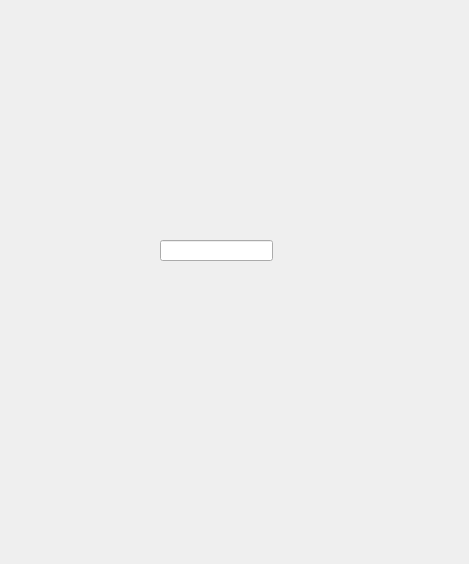
<?xml version="1.0" encoding="UTF-8"?>
<ui version="4.0">
 <class>Dialog</class>
 <widget class="QDialog" name="Dialog">
  <property name="geometry">
   <rect>
    <x>0</x>
    <y>0</y>
    <width>469</width>
    <height>564</height>
   </rect>
  </property>
  <property name="windowTitle">
   <string>Dialog</string>
  </property>
  <widget class="QLineEdit" name="lineEdit">
   <property name="geometry">
    <rect>
     <x>160</x>
     <y>240</y>
     <width>113</width>
     <height>21</height>
    </rect>
   </property>
   <property name="text">
    <string/>
   </property>
   <property name="echoMode">
    <enum>QLineEdit::Password</enum>
   </property>
  </widget>
 </widget>
 <resources/>
 <connections/>
</ui>
